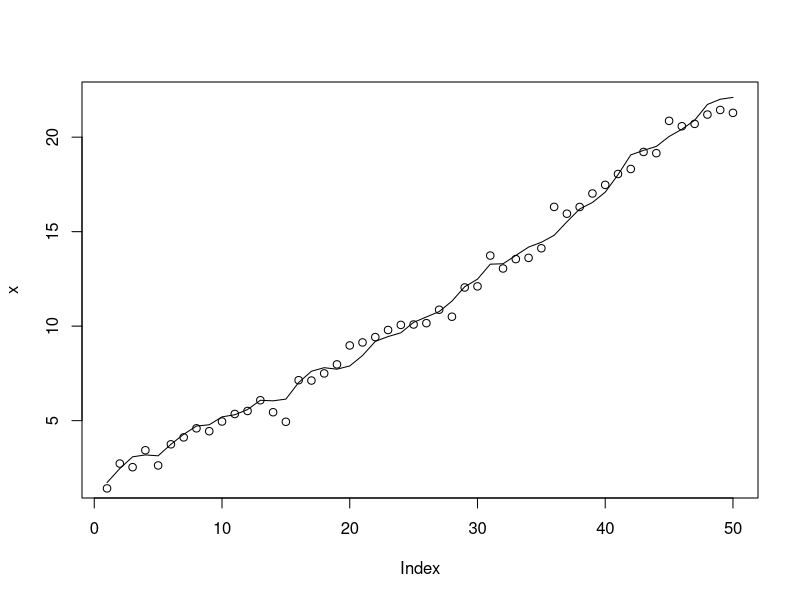

Generate this figure with R: (Note: this script raises an error after producing the figure.)
#################################################################
##  Univariate state-space models
##  Example 3.  The hidden x is a random walk.
#################################################################

##  Let's fit a model where the hidden state is a random walk

#x is the "hidden" trend we want to find
#x(t)=x(t-1)+slope+w(t), w(t)~N(0,q)
#x(0)=intercept
intercept=1
slope=0.5
q=.1
r=.2
n=50
t=1:n
x=intercept+slope+rnorm(1,0,sqrt(q))
for(i in 2:n) x[i]=x[i-1]+slope+rnorm(1,0,sqrt(q))
plot(x,xlim=c(1,n),type="l")

#y is our observation of x with error
y=x+rnorm(n,0,sqrt(r))
points(y)

#Let's write x as a AR-1 model and y as an observation of that
#x(t) = x(t-1) + slope + w(t), w(t)~N(0,0)  so w(t)=0
#x(0) = intercept
#y(t) = x(t) + v(t), v(t)~N(0,r)
## NOW WE ESTIMATE Q
mod.list=list(
  U=matrix("slope"),
  x0=matrix("intercept"),
  B=matrix(1),
  Q=matrix("q"),
  Z=matrix(1),
  A=matrix(0),
  R=matrix("r"),
  tinitx=0)

fit2=MARSS(y,model=mod.list)
lines(fit2$states[1,], col="blue", lwd=2)
est.slope=coef(fit2)$U[,1]
est.intercept=coef(fit2)$x0[,1]
est.r=coef(fit2)$R[,1]
est.q=coef(fit2)$Q[,1]

readline("Coninue?")

# Look at the ACF of the differenced data
# Negative auto-correlation at lag-1 is indicative of observation error
par(mfrow=c(2,1))
acf(diff(x),main="x")
acf(diff(y),main="y")

#Try this
# acf(diff(rnorm(100,0,1)))


readline("Coninue?")

par(mfrow=c(1,1))

#Let's forecast our OBSERVATIONS forward 10 time steps
#x(t+1)=x(t)+slope
#y(t+1)=x(t+1)+v(t+1), v(t)~N(0,r)
#First let's set up our estimated x
#The last x at t=max(t)
t.forward = 50

#Let's first add the the real x and observations
#this bit is to set up the x and y lims
x.est.end = fit2$states[1,n]
x.mean.forecast = x.est.end + est.slope*(1:t.forward)
ylims=c(x[n-9]-(r+q*t.forward),x.mean.forecast[t.forward]+(r+q*t.forward))
xlims=c(n-9,n+t.forward)

plot((n-9):n, x[(n-9):n],xlim=xlims,ylim=ylims,type="l",ylab="y",xlab="t")
points(y)
title(paste("forecast with",n,"data points for estimation\nblue is estimate; red is true"))

#Now let's forecast 1000 times using our estimates
x.est.end = fit2$states[1,n]
for(i in 1:1000){
  x.forecast = x.est.end + est.slope + rnorm(1,0,sqrt(est.q))
  for(i in 2:t.forward) x.forecast[i]=x.forecast[i-1]+est.slope+rnorm(1,0,sqrt(est.q))
  y.forecast = x.forecast + rnorm(t.forward,0,sqrt(est.r))
  jit=rnorm(1,0,.1)-.25
  points(n+1:t.forward+jit,y.forecast,pch=".",col="blue")
}

#Now let's forecast 1000 times the real x model
x.end = x[n]

for(i in 1:1000){
  x.true.forecast = x.end + slope + rnorm(1,0,sqrt(q))
  for(i in 2:t.forward) x.true.forecast[i]=x.true.forecast[i-1]+slope+rnorm(1,0,sqrt(q))
  y.true.forecast = x.true.forecast + rnorm(t.forward,0,sqrt(r))
  jit=rnorm(1,0,.1)+.25
  points(n+1:t.forward+jit,y.true.forecast,pch=".",col="red")
}